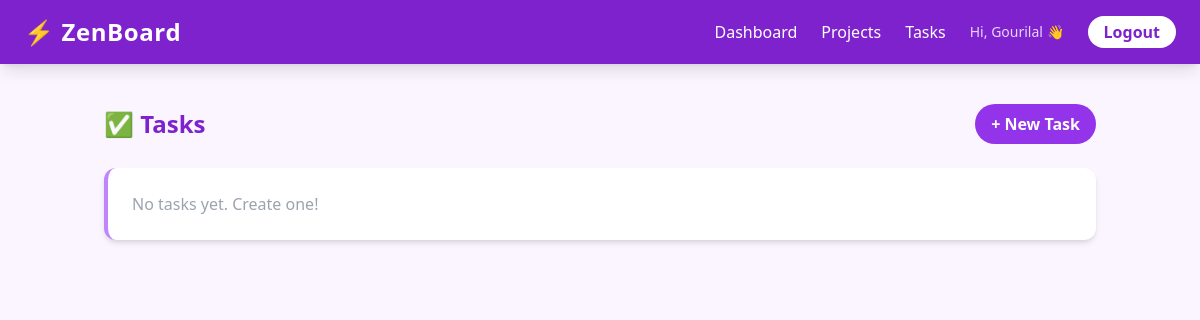
Page /tasks/ (signed in) on the earlier database version.
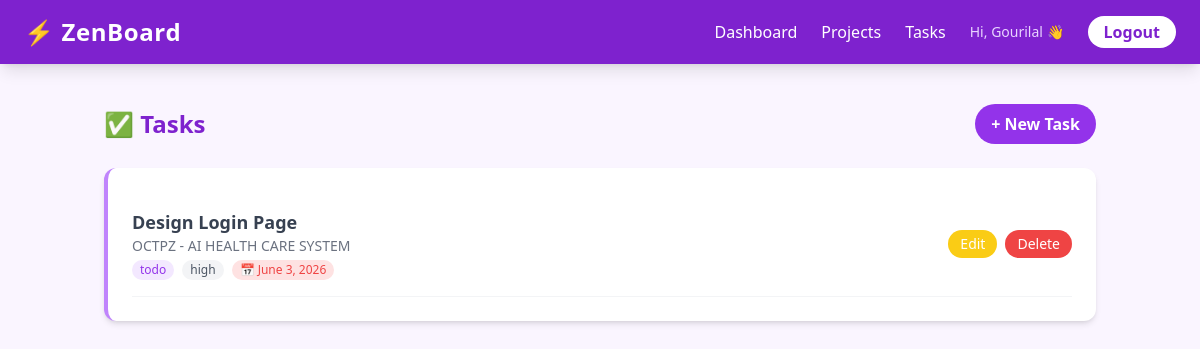
Same page on the later database version.
### tasks/models.py (models this page shows, shortened)
class Task(models.Model):
    STATUS_CHOICES = [
        ('todo', 'To Do'),
        ('inprogress', 'In Progress'),
        ('done', 'Done'),
    ]
    PRIORITY_CHOICES = [
        ('low', 'Low'),
        ('medium', 'Medium'),
        ('high', 'High'),
    ]
    title = models.CharField(max_length=200)
    description = models.TextField(blank=True)
    status = models.CharField(max_length=20, choices=STATUS_CHOICES, default='todo')
    priority = models.CharField(max_length=20, choices=PRIORITY_CHOICES, default='medium')
    project = models.ForeignKey(Project, on_delete=models.CASCADE)
    assigned_to = models.ForeignKey(User, on_delete=models.SET_NULL, null=True, blank=True)
    deadline = models.DateField(null=True, blank=True)
    created_at = models.DateTimeField(auto_now_add=True)

class Project(models.Model):
    name = models.CharField(max_length=200)
    description = models.TextField(blank=True)
    owner = models.ForeignKey(User, on_delete=models.CASCADE)
    created_at = models.DateTimeField(auto_now_add=True)

### tasks/views.py (the view)
# urls.py: path('tasks/', views.task_list, name='task_list'),
@login_required
def task_list(request):
    tasks = Task.objects.filter(project__owner=request.user)
    return render(request, 'tasks/task_list.html', {'tasks': tasks})

### templates/tasks/task_list.html (shortened to what this page needs)
{% extends 'tasks/base.html' %}
{% block content %}
    <div class="flex justify-between items-center mb-6">
        <h2 class="text-2xl font-bold text-purple-700">✅ Tasks</h2>
        <a href="{% url 'task_create' %}" class="bg-purple-600 text-white px-4 py-2 rounded-full font-semibold hover:bg-purple-700 transition">
            + New Task
        </a>
    </div>
    <div class="bg-white rounded-xl shadow-md p-6 border-l-4 border-purple-400">
        {% for task in tasks %}
            <div class="border-b border-gray-100 py-4 flex justify-between items-center">
                <div>
                    <p class="font-semibold text-gray-700 text-lg">{{ task.title }}</p>
                    <p class="text-gray-500 text-sm">{{ task.project.name }}</p>
                    <div class="flex gap-2 mt-1">
                        <span class="text-xs bg-purple-100 text-purple-600 px-2 py-0.5 rounded-full">{{ task.status }}</span>
                        <span class="text-xs bg-gray-100 text-gray-600 px-2 py-0.5 rounded-full">{{ task.priority }}</span>
                        {% if task.deadline %}
                            <span class="text-xs bg-red-100 text-red-500 px-2 py-0.5 rounded-full">📅 {{ task.deadline }}</span>
                        {% endif %}
                    </div>
                </div>
                <div class="flex gap-2">
                    <a href="{% url 'task_edit' task.id %}" class="bg-yellow-400 text-white px-3 py-1 rounded-full text-sm hover:bg-yellow-500 transition">Edit</a>
                    <a href="{% url 'task_delete' task.id %}" class="bg-red-500 text-white px-3 py-1 rounded-full text-sm hover:bg-red-600 transition">Delete</a>
                </div>
            </div>
        {% empty %}
            <p class="text-gray-400">No tasks yet. Create one!</p>
        {% endfor %}
    </div>
{% endblock %}

### templates/tasks/base.html (shortened to what this page needs)
<!DOCTYPE html>
<html>
<head>
    <script src="https://cdn.tailwindcss.com"></script>
</head>
<body class="bg-purple-50 min-h-screen">
    <nav class="bg-purple-700 text-white px-6 py-4 flex items-center justify-between shadow-lg">
        <h1 class="text-2xl font-bold tracking-wide">⚡ ZenBoard</h1>
        <div class="flex items-center gap-6">
            <a href="{% url 'dashboard' %}" class="hover:text-purple-200 transition font-medium">Dashboard</a>
            <a href="{% url 'project_list' %}" class="hover:text-purple-200 transition font-medium">Projects</a>
            <a href="{% url 'task_list' %}" class="hover:text-purple-200 transition font-medium">Tasks</a>
            {% if user.is_authenticated %}
                <span class="text-purple-200 text-sm">Hi, {{ user.username }} 👋</span>
                <a href="{% url 'logout' %}" class="bg-white text-purple-700 px-4 py-1 rounded-full font-semibold hover:bg-purple-100 transition">Logout</a>
            {% else %}
                <a href="{% url 'login' %}" class="bg-white text-purple-700 px-4 py-1 rounded-full font-semibold hover:bg-purple-100 transition">Login</a>
            {% endif %}
        </div>
    </nav>
    <div class="max-w-5xl mx-auto mt-10 px-4">
        {% block content %}
        {% endblock %}
    </div>
</body>
</html>

Differences in the rows shown:
added Task: title "Design Login Page", project.name "OCTPZ - AI HEALTH CARE SYSTEM", status "todo", priority "high", deadline "June 3, 2026"
Other differences:
text no longer shown: "No tasks yet. Create one!"
